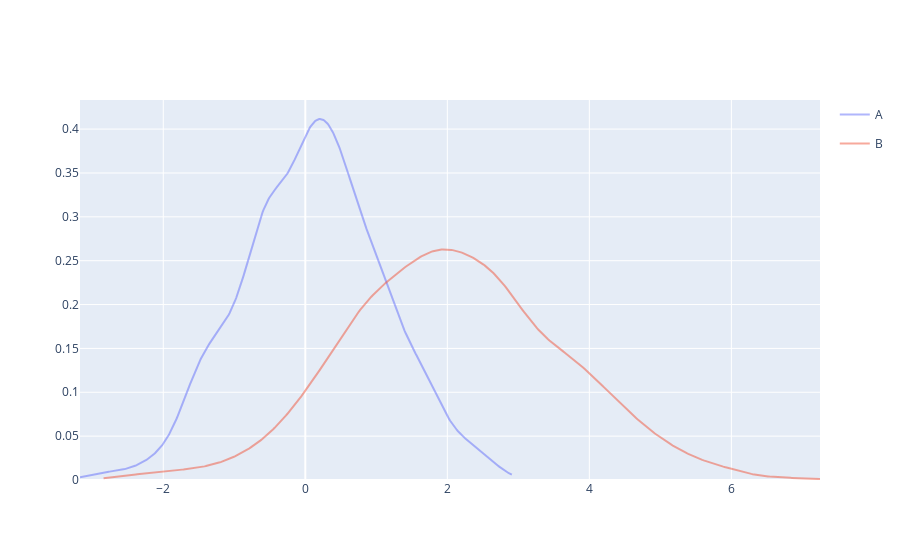

Notebook code for this chart:
### Markdown cell above
### Overlapping Densities

### Code cell
df = pd.DataFrame({
    'x': np.concatenate([np.random.normal(0, 1, 500), np.random.normal(2, 1.5, 500)]),
    'group': ['A'] * 500 + ['B'] * 500
})

(ggplot(df, aes(x='x', fill='group')) + geom_density(alpha=0.5))

### Figure 1 — Plotly figure (JSON) as saved in the notebook; plotly's stock layout.template omitted (floating-point values rounded to 4 significant figures; data arrays with more than 128 entries replaced by an {"elided": "..."} marker saying what was removed)
{"data": [{"fillcolor": "#636EFA", "legendgroup": "A", "line": {"color": "#636EFA", "dash": "solid"}, "mode": "lines", "name": "A", "opacity": 0.5, "showlegend": true, "type": "scatter", "x": {"elided": "512 float values"}, "xaxis": "x", "y": {"elided": "512 float values"}, "yaxis": "y"}, {"fillcolor": "#EF553B", "legendgroup": "B", "line": {"color": "#EF553B", "dash": "solid"}, "mode": "lines", "name": "B", "opacity": 0.5, "showlegend": true, "type": "scatter", "x": {"elided": "512 float values"}, "xaxis": "x", "y": {"elided": "512 float values"}, "yaxis": "y"}], "layout": {"legend": {"x": 1.02, "xanchor": "left", "y": 1, "yanchor": "top"}, "showlegend": true, "xaxis": {"anchor": "y", "domain": [0, 1]}, "yaxis": {"anchor": "x", "domain": [0, 1], "rangemode": "tozero"}}}
